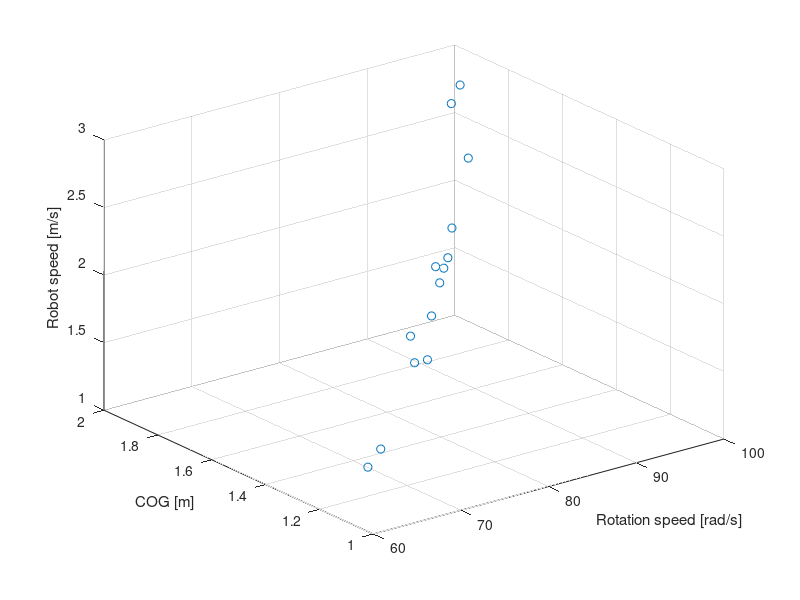
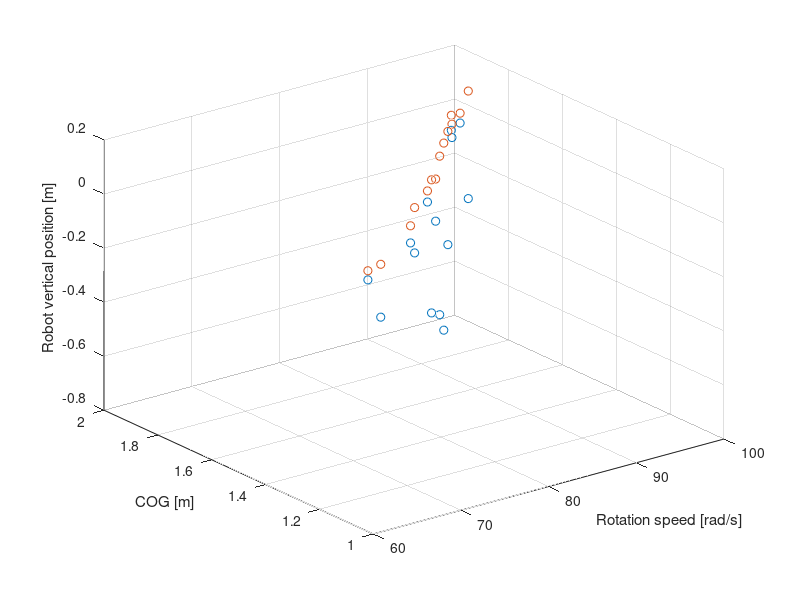
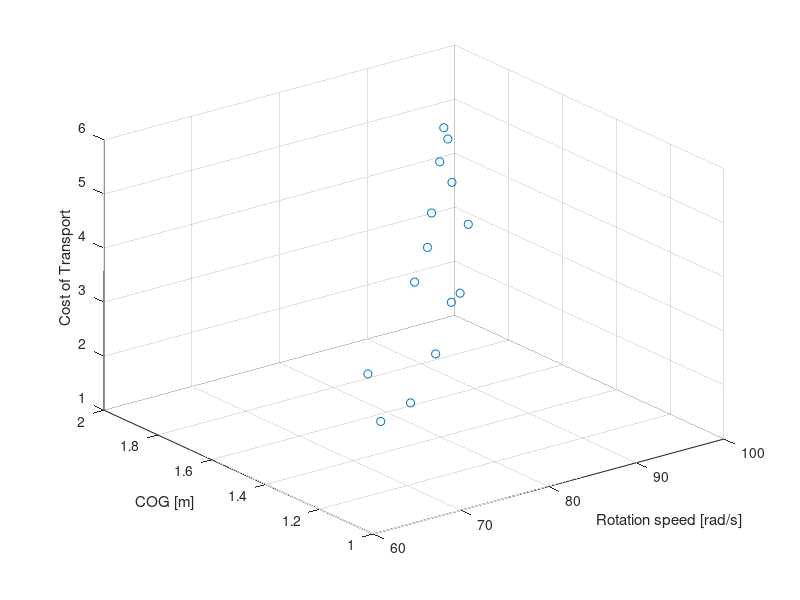
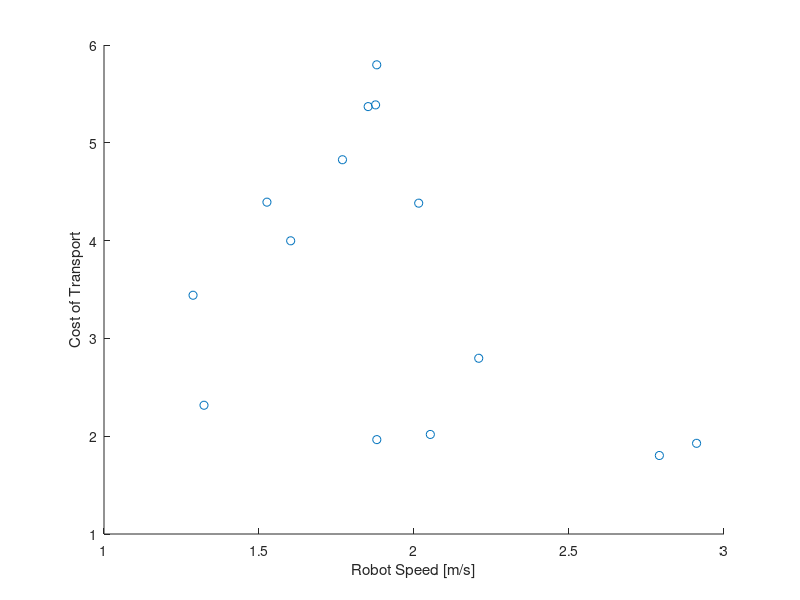

MATLAB code to generate these figures, in order:
load('speed_cg.mat')

figure(1)
scatter3(SS(:),CG(:),robot_speed(:))
xlabel('Rotation speed [rad/s]')
ylabel('COG [m]')
zlabel('Robot speed [m/s]')
grid on

figure(2)
h1 = scatter3(SS(:),CG(:),robot_vert_low(:));
hold on
h2 = scatter3(SS(:),CG(:),robot_vert_high(:));
hold off
xlabel('Rotation speed [rad/s]')
ylabel('COG [m]')
zlabel('Robot vertical position [m]')
grid on

%{
figure(3)
surf(SS,CG,robot_pow)
xlabel('Rotation speed [rad/s]')
ylabel('COG [m]')
zlabel('average power [W]')
grid on
%}

figure(4)
scatter3(SS(:),CG(:),COT(:))
xlabel('Rotation speed [rad/s]')
ylabel('COG [m]')
zlabel('Cost of Transport')

figure(5)
scatter(robot_speed(:),COT(:),'o')
xlabel('Robot Speed [m/s]')
ylabel('Cost of Transport')

